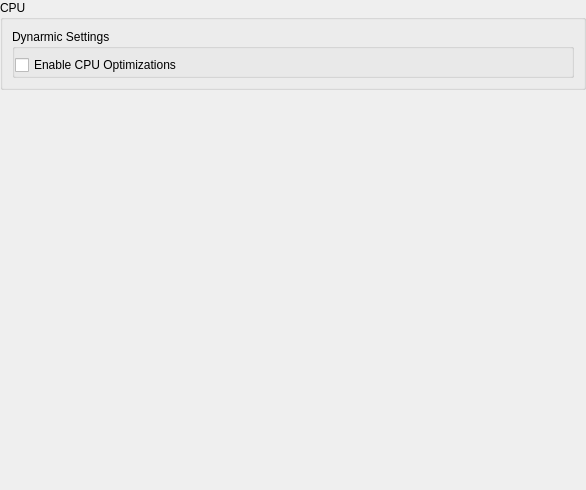
           <widget class="QWidget" name="cpu_scroll_contents">
            <property name="geometry">
             <rect>
              <x>0</x>
              <y>0</y>
              <width>586</width>
              <height>490</height>
             </rect>
            </property>
            <layout class="QVBoxLayout" name="cpu_tab_content_layout">
             <property name="spacing">
              <number>9</number>
             </property>
             <property name="leftMargin">
              <number>0</number>
             </property>
             <property name="topMargin">
              <number>0</number>
             </property>
             <property name="rightMargin">
              <number>0</number>
             </property>
             <property name="bottomMargin">
              <number>0</number>
             </property>
             <item>
              <widget class="QGroupBox" name="gb_cpu_emulation_section">
               <property name="title">
                <string>CPU</string>
               </property>
               <layout class="QVBoxLayout" name="gb_cpu_emulation_section_layout">
                <property name="spacing">
                 <number>6</number>
                </property>
                <item>
                 <widget class="QGroupBox" name="gb_cpu_optimizations">
                  <property name="title">
                   <string>Dynarmic Settings</string>
                  </property>
                  <property name="flat">
                   <bool>true</bool>
                  </property>
                  <layout class="QVBoxLayout" name="gb_cpu_optimizations_layout">
                   <property name="leftMargin">
                    <number>0</number>
                   </property>
                   <property name="topMargin">
                    <number>6</number>
                   </property>
                   <property name="rightMargin">
                    <number>0</number>
                   </property>
                   <property name="bottomMargin">
                    <number>0</number>
                   </property>
                   <item>
                    <widget class="QCheckBox" name="cpu_opt">
                     <property name="text">
                      <string>Enable CPU Optimizations</string>
                     </property>
                    </widget>
                   </item>
                  </layout>
                 </widget>
                </item>
               </layout>
              </widget>
             </item>
             <item>
              <spacer name="cpu_tab_content_spacer">
               <property name="orientation">
                <enum>Qt::Orientation::Vertical</enum>
               </property>
               <property name="sizeHint" stdset="0">
                <size>
                 <width>20</width>
                 <height>40</height>
                </size>
               </property>
              </spacer>
             </item>
            </layout>
           </widget>
